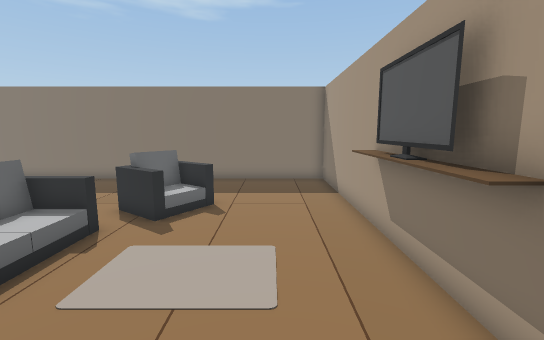
view 1 (above)

12 first-person views from a walk through a scene from a Unity 3-D project. The camera is 1.3 m above the floor, tilts 8° down and sees 90° across. Doors are open. The floor is counted in squares, 0.5 m on a side. Each view is taken from the middle of a square. On the plan, view 1 faces up. The plan holds only what a view shows up to about 19 squares ahead; the rest is blank. The player character is not drawn.

view 2
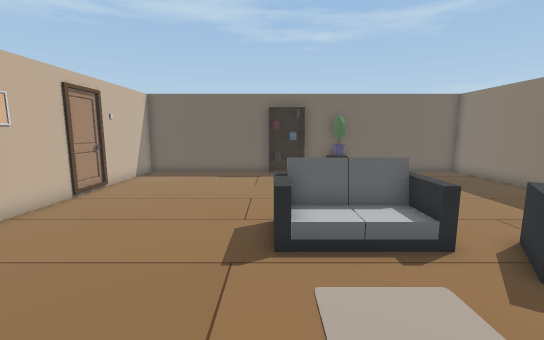

view 3
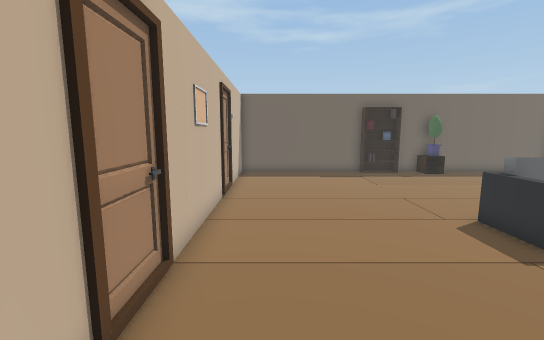

view 4
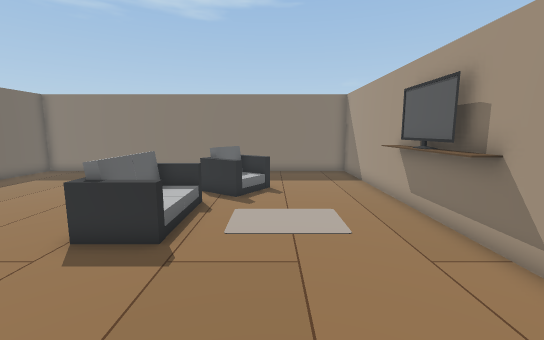

view 5
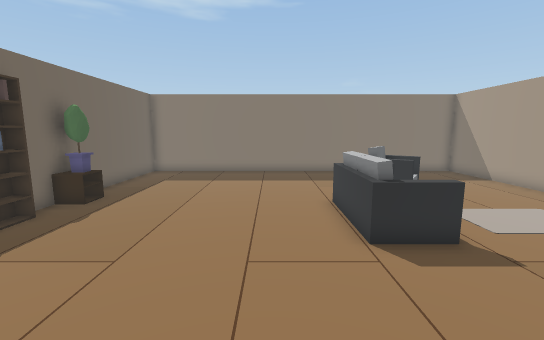

view 6
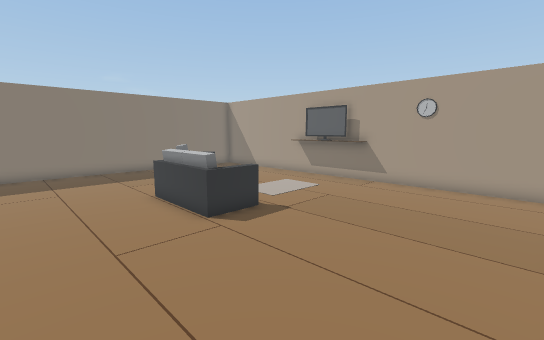

view 7
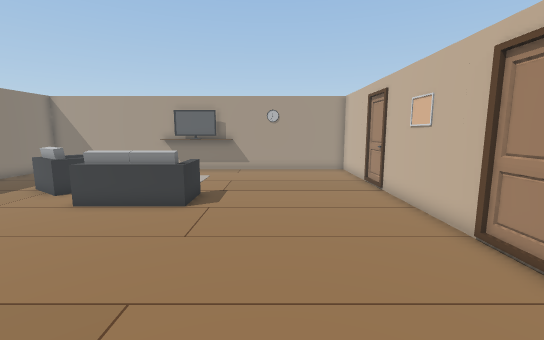

view 8
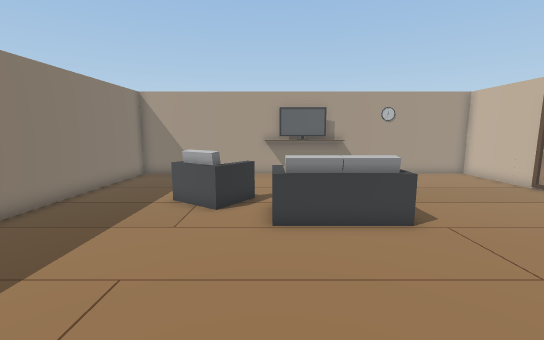

view 9
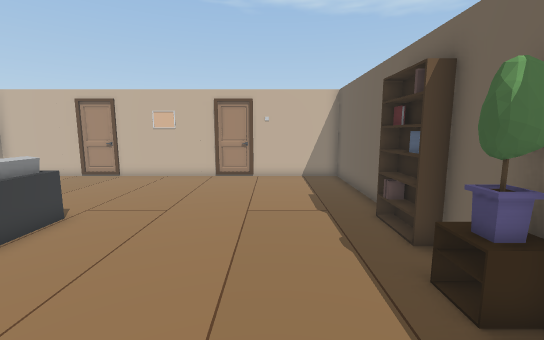

view 10
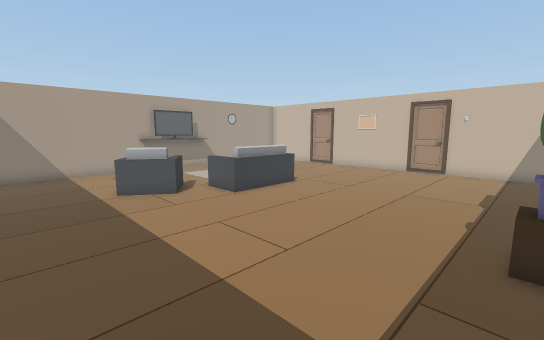

view 11
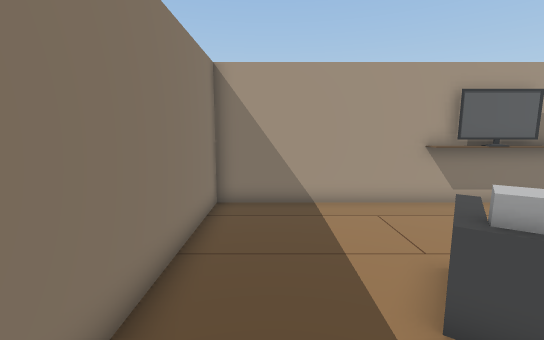

view 12
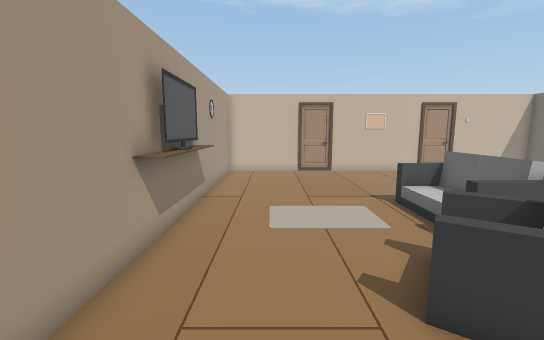

### Floor plan
Points are (right, up) in squares from view 1. A wall is a line through its corners. A room is listed if a view was taken in it or the views show most of it. See-through windows are left out.
Room 1 (views 1, 2, 3, 4, 5, 6, 7, 8, 9, 10, 11, 12)
walls: (-16.9, 5.1) (-16.2, 5.1) (-16.2, 2.8) (-16.9, 2.8); (-16.9, -5) (2.9, -5) (2.9, 15) (-16.9, 15) (-16.9, -5)
objects: other object (-16, 7); sofa (-7, 3) to (-5, 7); sofa (-5, 9) to (-2, 11); other object (2, 3) to (2, 4); TV (2, 5) to (3, 5); other object (2, 6) to (3, 7)

Positions as (right, up) in squares from view 1, and headings:
1: (0, 0), facing up
2: (1, 3), facing left
3: (1, -3), facing left
4: (-2, -3), facing up
5: (-9, -3), facing up
6: (-11, -4), facing up-right
7: (-16, 0), facing right
8: (-14, 7), facing right
9: (-13, 11), facing down
10: (-16, 14), facing down-right
11: (-7, 13), facing right
12: (0, 13), facing down
